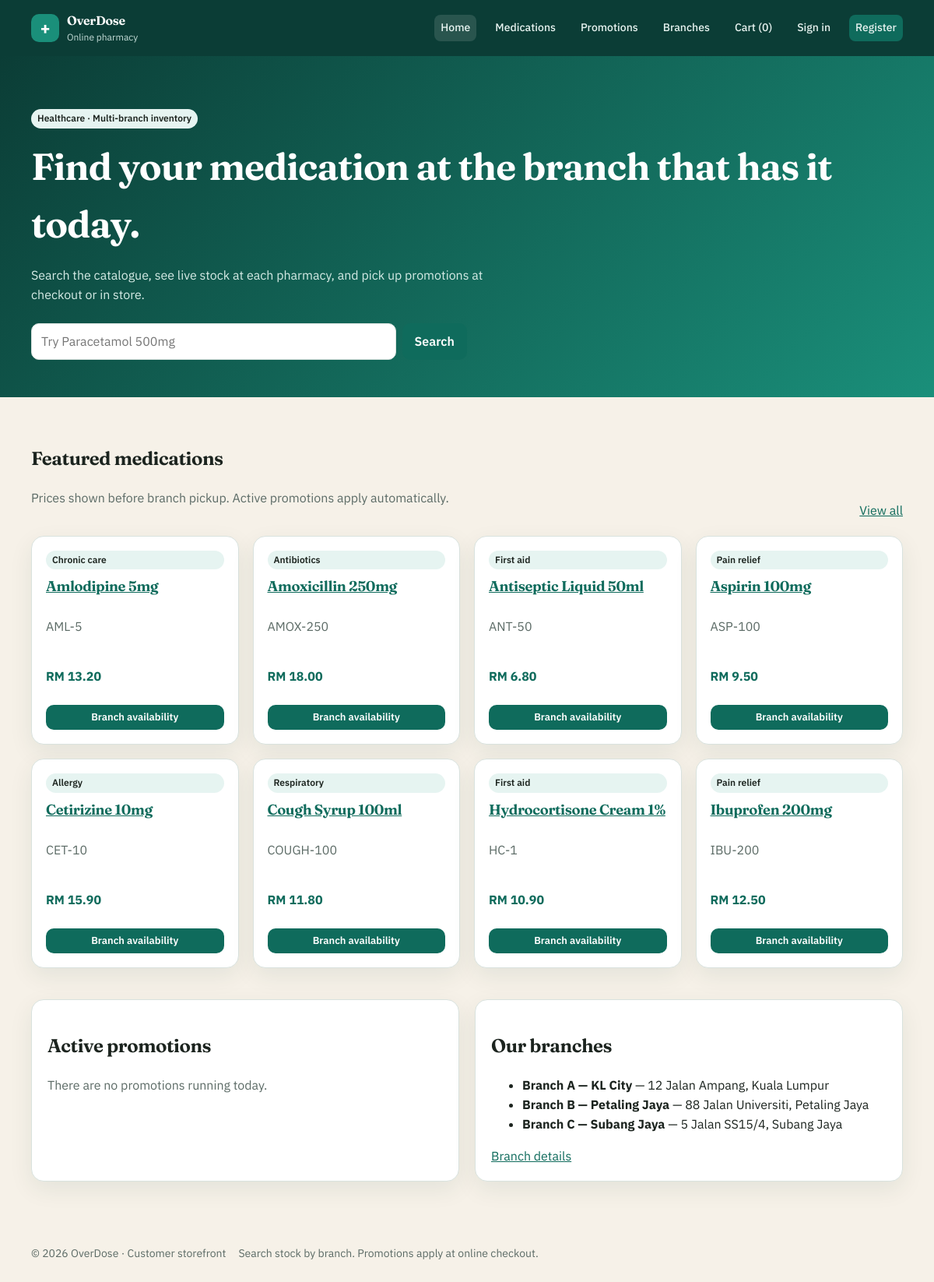
The page / on the database its author committed.
### tables this page shows
CREATE TABLE products (
  id INT UNSIGNED NOT NULL AUTO_INCREMENT,
  category_id INT UNSIGNED NOT NULL,
  name VARCHAR(160) NOT NULL,
  sku VARCHAR(40) NOT NULL,
  description TEXT NOT NULL,
  unit_price DECIMAL(10,2) NOT NULL,
  image_path VARCHAR(255) NULL,
  is_active TINYINT(1) NOT NULL DEFAULT 1,
   
  requires_prescription TINYINT(1) NOT NULL DEFAULT 0,
  PRIMARY KEY (id),
  UNIQUE KEY uq_products_sku (sku),
  KEY idx_products_name (name),
  KEY idx_products_category (category_id),
  CONSTRAINT fk_products_category
    FOREIGN KEY (category_id) REFERENCES categories (id)
    ON UPDATE CASCADE ON DELETE RESTRICT
);

CREATE TABLE categories (
  id INT UNSIGNED NOT NULL AUTO_INCREMENT,
  name VARCHAR(80) NOT NULL,
  PRIMARY KEY (id),
  UNIQUE KEY uq_categories_name (name)
);

CREATE TABLE branches (
  id INT UNSIGNED NOT NULL AUTO_INCREMENT,
  name VARCHAR(120) NOT NULL,
  address VARCHAR(255) NOT NULL,
  phone VARCHAR(40) NOT NULL,
  opening_hours VARCHAR(120) NOT NULL DEFAULT '9:00–18:00',
  is_active TINYINT(1) NOT NULL DEFAULT 1,
  PRIMARY KEY (id)
);

### includes/helpers.php (called while the page is built, shortened)
<?php
function e(?string $value): string
{
    return htmlspecialchars((string) $value, ENT_QUOTES | ENT_SUBSTITUTE, 'UTF-8');
}
function app_base(): string
{
    static $base = null;
    if ($base !== null) {
        return $base;
    }
    $projectRoot = str_replace('\\', '/', realpath(dirname(__DIR__)) ?: dirname(__DIR__));
    $docRoot = str_replace('\\', '/', realpath($_SERVER['DOCUMENT_ROOT'] ?? '') ?: ($_SERVER['DOCUMENT_ROOT'] ?? ''));
    if ($docRoot !== '' && str_starts_with($projectRoot, rtrim($docRoot, '/'))) {
        $base = substr($projectRoot, strlen(rtrim($docRoot, '/')));
    } else {
        $script = str_replace('\\', '/', dirname($_SERVER['SCRIPT_NAME'] ?? '/'));
        if (str_ends_with($script, '/admin') || str_ends_with($script, '/staff') || str_ends_with($script, '/pages') || str_ends_with($script, '/api')) {
            $script = dirname($script);
        }
        $base = $script === '/' ? '' : $script;
    }
    $base = rtrim($base, '/');
    return $base;
}
function url(string $path = ''): string
{
    $path = ltrim($path, '/');
    $base = app_base();
    return ($base === '' ? '' : $base) . '/' . $path;
}
function money(float|string $amount): string
{
    return 'RM ' . number_format((float) $amount, 2);
}
function current_path(): string
{
    return parse_url($_SERVER['REQUEST_URI'] ?? '/', PHP_URL_PATH) ?: '/';
}
function nav_active(string $needle): string
{
    $path = current_path();
    if ($needle === 'index.php') {
        $isHome = str_ends_with($path, '/index.php') || str_ends_with($path, '/') || preg_match('#/pharmacy/?$#', $path);
        $otherPortal = str_contains($path, '/admin/') || str_contains($path, '/staff/');
        return ($isHome && !$otherPortal) ? ' is-active' : '';
    }
    return str_contains($path, $needle) ? ' is-active' : '';
}

### includes/portal.php (called while the page is built, shortened)
<?php
function current_portal(): string
{
    $script = str_replace('\\', '/', $_SERVER['SCRIPT_NAME'] ?? '');
    return 'customer';
}
function portal_session_path(?string $portal = null): string
{
    $base = app_base();
    $root = $base === '' ? '/' : $base . '/';
    return match ($portal ?? current_portal()) {
        'admin' => rtrim($root, '/') . '/admin/',
        'staff' => rtrim($root, '/') . '/staff/',
        default => $root,
    };
}

### includes/sales.php (called while the page is built, shortened)
<?php
function cart(): array
{
    return $_SESSION['cart'];
}
function cart_count(): int
{
    return array_sum(cart());
}

### includes/auth.php (called while the page is built, shortened)
<?php
function current_user(): ?array
{
    return $_SESSION['user'] ?? null;
}

### includes/catalog.php (called while the page is built, shortened)
<?php
function product_search_sql(): string
{
    return 'SELECT p.*, c.name AS category_name
            FROM products p
            INNER JOIN categories c ON c.id = p.category_id
            WHERE p.is_active = 1';
}
function find_products(mysqli $db, string $q = '', int $categoryId = 0): array
{
    $sql = product_search_sql();
    $types = '';
    $params = [];
    $sql .= ' ORDER BY p.name ASC';
    return db_all($db, $sql, $types, $params);
}
function all_branches(mysqli $db, bool $activeOnly = true): array
{
    $sql = 'SELECT * FROM branches';
    if ($activeOnly) {
        $sql .= ' WHERE is_active = 1';
    }
    $sql .= ' ORDER BY name';
    return db_all($db, $sql);
}

### includes/db.php (called while the page is built, shortened)
<?php
function db_bind(mysqli_stmt $stmt, string $types, array $params): void
{
    if ($types === '') {
        return;
    }
    $refs = [];
    foreach ($params as $i => $value) {
        $refs[$i] = &$params[$i];
    }
    $stmt->bind_param($types, ...$refs);
}
function db_all(mysqli $db, string $sql, string $types = '', array $params = []): array
{
    $stmt = $db->prepare($sql);
    db_bind($stmt, $types, $params);
    $stmt->execute();
    $result = $stmt->get_result();
    $rows = $result->fetch_all(MYSQLI_ASSOC);
    return $rows;
}

### includes/promotions.php (called while the page is built, shortened)
<?php
function best_promotion_for_product(mysqli $db, int $productId): ?array
{
    $rows = db_all(
        $db,
        'SELECT p.*
         FROM promotions p
         INNER JOIN promotion_products pp ON pp.promotion_id = p.id
         WHERE pp.product_id = ?
           AND p.is_active = 1
           AND CURDATE() BETWEEN p.start_date AND p.end_date',
        'i',
        [$productId]
    );
    if (!$rows) {
        return null;
    }
    $best = null;
    return $best;
}
function active_promotions(mysqli $db): array
{
    return db_all(
        $db,
        'SELECT p.*,
                GROUP_CONCAT(pr.name ORDER BY pr.name SEPARATOR ", ") AS product_names
         FROM promotions p
         LEFT JOIN promotion_products pp ON pp.promotion_id = p.id
         LEFT JOIN products pr ON pr.id = pp.product_id
         WHERE p.is_active = 1
           AND CURDATE() BETWEEN p.start_date AND p.end_date
         GROUP BY p.id
         ORDER BY p.end_date ASC'
    );
}

### index.php (the view, shortened to what this page needs)
<?php
$db = db();
$q = trim((string) ($_GET['q'] ?? ''));
$promos = active_promotions($db);
$featured = find_products($db, $q === '' ? '' : $q);
if ($q === '') {
    $featured = array_slice($featured, 0, 8);
}
$branches = all_branches($db);
require __DIR__ . '/includes/header.php';
?>
<section class="hero">
  <div class="container">
    <p class="badge">Healthcare · Multi-branch inventory</p>
    <h1>Find your medication at the branch that has it today.</h1>
    <p>Search the catalogue, see live stock at each pharmacy, and pick up promotions at checkout or in store.</p>
    <form class="search-bar" action="<?= e(url('pages/products.php')) ?>" method="get">
      <input type="search" name="q" placeholder="Try Paracetamol 500mg" value="<?= e($q) ?>" aria-label="Search medications">
      <button class="btn" type="submit">Search</button>
    </form>
  </div>
</section>
<section class="section">
  <div class="container">
    <div class="section-head">
      <div>
        <h2><?= $q === '' ? 'Featured medications' : 'Search results' ?></h2>
        <p class="muted">Prices shown before branch pickup. Active promotions apply automatically.</p>
      </div>
      <a href="<?= e(url('pages/products.php')) ?>">View all</a>
    </div>
    <?php if (!$featured): ?>
      <p class="empty">No medications matched that search.</p>
    <?php else: ?>
      <div class="grid">
        <?php foreach ($featured as $product):
            $promo = best_promotion_for_product($db, (int) $product['id']);
            $price = (float) $product['unit_price'];
            $discount = $promo ? promotion_discount_amount($promo, $price) : 0;
            ?>
          <article class="card">
            <span class="badge"><?= e($product['category_name']) ?></span>
            <h3><a href="<?= e(url('pages/product.php?id=' . (int) $product['id'])) ?>"><?= e($product['name']) ?></a></h3>
            <p class="muted"><?= e($product['sku']) ?></p>
            <p class="price">
              <?= e(money($price - $discount)) ?>
            </p>
            <a class="btn btn-small" href="<?= e(url('pages/product.php?id=' . (int) $product['id'])) ?>">Branch availability</a>
          </article>
        <?php endforeach; ?>
      </div>
    <?php endif; ?>
  </div>
</section>
<section class="section" style="padding-top:0">
  <div class="container grid-2">
    <div class="panel" style="padding:20px">
      <h2>Active promotions</h2>
      <?php if (!$promos): ?>
        <p class="muted">There are no promotions running today.</p>
      <?php endif; ?>
    </div>
    <div class="panel" style="padding:20px">
      <h2>Our branches</h2>
      <ul>
        <?php foreach ($branches as $branch): ?>
          <li><strong><?= e($branch['name']) ?></strong> — <?= e($branch['address']) ?></li>
        <?php endforeach; ?>
      </ul>
      <a href="<?= e(url('pages/branches.php')) ?>">Branch details</a>
    </div>
  </div>
</section>
<?php require __DIR__ . '/includes/footer.php'; ?>

### includes/header.php (shortened to what this page needs)
<?php
$user = current_user();
$portal = current_portal();
$brandHref = match ($portal) {
    'admin' => url('admin/index.php'),
    'staff' => url('staff/index.php'),
    default => url('index.php'),
};
$brandTag = match ($portal) {
    'admin' => 'Administrator site',
    'staff' => 'Staff counter',
    default => 'Online pharmacy',
};
?>
<!DOCTYPE html>
<html lang="en">
<head>
  <link rel="stylesheet" href="<?= e(url('public/css/style.css')) ?>">
</head>
<body class="portal-<?= e($portal) ?>">
  <header class="site-header">
    <div class="container header-inner">
      <a class="brand" href="<?= e($brandHref) ?>">
        <span class="brand-mark" aria-hidden="true">+</span>
        <span>
          <strong><?= e(APP_NAME) ?></strong>
          <small><?= e($brandTag) ?></small>
        </span>
      </a>
      <nav id="site-nav" class="site-nav">
        <?php if ($portal === 'customer'): ?>
          <a class="<?= nav_active('index.php') ?>" href="<?= e(url('index.php')) ?>">Home</a>
          <a class="<?= nav_active('pages/products') ?>" href="<?= e(url('pages/products.php')) ?>">Medications</a>
          <a class="<?= nav_active('pages/promotions') ?>" href="<?= e(url('pages/promotions.php')) ?>">Promotions</a>
          <a class="<?= nav_active('pages/branches') ?>" href="<?= e(url('pages/branches.php')) ?>">Branches</a>
          <a class="<?= nav_active('pages/cart') ?>" href="<?= e(url('pages/cart.php')) ?>">Cart (<?= (int) cart_count() ?>)</a>
          <?php if ($user): ?>
            <span class="nav-user"><?= e($user['name']) ?></span>
            <a href="<?= e(url('pages/logout.php')) ?>">Sign out</a>
          <?php else: ?>
            <a class="<?= nav_active('pages/login') ?>" href="<?= e(url('pages/login.php')) ?>">Sign in</a>
            <a class="btn btn-small" href="<?= e(url('pages/register.php')) ?>">Register</a>
          <?php endif; ?>
        <?php endif; ?>
      </nav>
    </div>
  </header>
  <main id="main">

### includes/footer.php (shortened to what this page needs)
  </main>
  <footer class="site-footer">
    <div class="container footer-inner">
      <p>&copy; <?= date('Y') ?> <?= e(APP_NAME) ?> · <?= e(match (current_portal()) {
          'admin' => 'Administrator site',
          'staff' => 'Staff counter site',
          default => 'Customer storefront',
      }) ?></p>
      <p class="muted"><?= e(match (current_portal()) {
          'admin' => 'Manage catalogue, branches, promotions and reports.',
          'staff' => 'Record walk-in sales and keep branch stock up to date.',
          default => 'Search stock by branch. Promotions apply at online checkout.',
      }) ?></p>
    </div>
  </footer>
</body>
</html>

### public/css/style.css (style rules this page uses)
:root { --teal-900: #0b3d36; --teal-700: #0f6b5c; --teal-500: #1a8f7a; --teal-100: #e6f4f1; --cream: #f6f1e8; --ink: #1c241f; --muted: #5c6b66; --card: #ffffff; --danger: #9b2c2c; --warning: #b45309; --ok: #157347; --line: #d9e2de; --shadow: 0 10px 30px rgba(11, 61, 54, 0.08); --radius: 16px; }
*, *::before, *::after { box-sizing: border-box; }
html { scroll-behavior: smooth; }
body { margin: 0; font-family: "IBM Plex Sans", system-ui, sans-serif; color: var(--ink); background: var(--cream); line-height: 1.55; }
h1, h2, h3, .brand strong { font-family: Fraunces, Georgia, serif; font-weight: 650; letter-spacing: -0.02em; }
a { color: var(--teal-700); }
.container { width: min(1120px, calc(100% - 32px)); margin-inline: auto; }
.site-header { background: var(--teal-900); color: #fff; position: sticky; top: 0; z-index: 10; }
.header-inner, .footer-inner, .site-nav { display: flex; align-items: center; gap: 16px; }
.header-inner { justify-content: space-between; min-height: 72px; flex-wrap: wrap; }
.brand { display: flex; gap: 10px; align-items: center; color: #fff; text-decoration: none; }
.brand-mark { width: 36px; height: 36px; border-radius: 10px; background: var(--teal-500); display: grid; place-items: center; font-size: 22px; font-weight: 700; }
.brand small { display: block; color: #c5ddd8; font-size: 12px; font-weight: 400; }
.site-nav { flex-wrap: wrap; }
.site-nav a { color: #e7f3f0; text-decoration: none; font-size: 14px; font-weight: 500; padding: 6px 8px; border-radius: 8px; }
.site-nav a.is-active, .site-nav a:hover { background: rgba(255,255,255,0.12); }
.hero { background: linear-gradient(135deg, var(--teal-900), var(--teal-500)); color: #fff; padding: 56px 0 48px; }
.hero h1 { font-size: clamp(2rem, 4vw, 3.2rem); margin: 0 0 12px; }
.hero p { max-width: 38rem; color: #d7ece7; }
.hero .badge { color: var(--ink); }
.search-bar { display: flex; gap: 8px; margin-top: 24px; max-width: 560px; }
.search-bar input, .search-bar select, input[type="text"], input[type="email"], input[type="password"], input[type="number"], input[type="date"], select, textarea { width: 100%; padding: 10px 12px; border: 1px solid var(--line); border-radius: 10px; font: inherit; background: #fff; }
.search-bar input { flex: 1; }
.section { padding:40px 0; }
.section-head { display: flex; justify-content: space-between; align-items: end; gap: 16px; margin-bottom: 20px; }
.grid { display: grid; grid-template-columns: repeat(auto-fill, minmax(240px, 1fr)); gap: 18px; }
.grid-2 { display: grid; grid-template-columns: repeat(2, 1fr); gap: 20px; }
.card, .panel { background: var(--card); border: 1px solid var(--line); border-radius: var(--radius); box-shadow: var(--shadow); }
.card { padding: 18px; display: flex; flex-direction: column; gap: 8px; }
.card h3 { margin: 0; font-size: 1.15rem; }
.muted { color: var(--muted); }
.price { font-weight: 700; color: var(--teal-700); }
.badge { display: inline-block; font-size: 12px; font-weight: 600; padding: 3px 8px; border-radius: 999px; background: var(--teal-100); color: var(--ink) }
.btn, button.btn, input.btn { display: inline-flex; align-items: center; justify-content: center; background: var(--teal-700); color: #fff; border: 0; padding: 10px 16px; border-radius: 10px; text-decoration: none; font: inherit; font-weight: 600; cursor: pointer; }
.btn-small { padding: 6px 12px; font-size: 13px; }
.site-footer { padding: 28px 0; color: var(--muted); font-size: 14px; }

### rows shown on the page
products: category.name "Chronic care", name "Amlodipine 5mg", sku "AML-5", money($price-$discount) "RM 13.20"
products: category.name "Antibiotics", name "Amoxicillin 250mg", sku "AMOX-250", money($price-$discount) "RM 18.00"
products: category.name "First aid", name "Antiseptic Liquid 50ml", sku "ANT-50", money($price-$discount) "RM 6.80"
products: category.name "Pain relief", name "Aspirin 100mg", sku "ASP-100", money($price-$discount) "RM 9.50"
products: category.name "Allergy", name "Cetirizine 10mg", sku "CET-10", money($price-$discount) "RM 15.90"
products: category.name "Respiratory", name "Cough Syrup 100ml", sku "COUGH-100", money($price-$discount) "RM 11.80"
products: category.name "First aid", name "Hydrocortisone Cream 1%", sku "HC-1", money($price-$discount) "RM 10.90"
products: category.name "Pain relief", name "Ibuprofen 200mg", sku "IBU-200", money($price-$discount) "RM 12.50"
branches: name "Branch A — KL City", address "12 Jalan Ampang, Kuala Lumpur"
branches: name "Branch B — Petaling Jaya", address "88 Jalan Universiti, Petaling Jaya"
branches: name "Branch C — Subang Jaya", address "5 Jalan SS15/4, Subang Jaya"

### other values the page prints
APP_NAME "OverDose"
$brandTag "Online pharmacy"
cart_count() "0"
